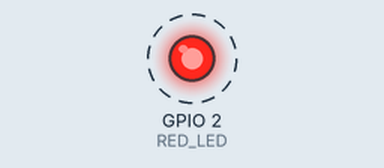
Recording of a program running on a simulated ESP32-S3. Parts: output pins drawn as LEDs (lit = HIGH). Dashed ring = blinking. What the program prints to the serial monitor is not drawn.

Above: at 0.8 s.
Timing chart, 0 to 3.3 s (numbered marks = the images above):
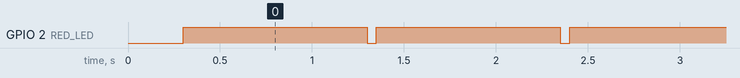

The program:

main.cpp
```cpp
/*
Dave Williams, DitroniX 2019-2026 (ditronix.net)
IPEM S3-AI - ESP32-S3 | ATM90E36A | WiFi 2.4 | Ethernet (W5500 with PoE) | RS-485 | DS3231SN RTC | IoT Mains Power Energy Monitor

August 2026: Example Code, to demonstrate and test the IPEM S3-AI

Remember!
- Set the BOARD to Use ESP32S3 Dev Module (or similar).
- You can also set the BAUD rate up to 921600 to speed up flashing.
- The SDK does NOT need external power to flash.  It will take Power from the USB 5V.
- The Serial Monitor is configured for BAUD 115200

The purpose of this test code is to cycle through the various main functions of the board as part of bring up testing.

This test code is OPEN SOURCE and formatted for easier viewing.  Although is is not intended for real world use, it may be freely used, or modified as needed.
It is distributed on an "AS IS" BASIS, WITHOUT WARRANTIES OR CONDITIONS OF ANY KIND, either express or implied.

For board configuration, see https://github.com/DitroniX/IPEM-S3-AI-ESP32-S3-IoT-Ethernet-Mains-Power-Energy-Monitor/wiki/Arduino-IDE

Further information, details and examples can be found on our website or github.com/DitroniX

* ditronix.net
* github.com/DitroniX
* github.com/DitroniX/IPEM-S3-AI-ESP32-S3-IoT-Ethernet-Mains-Power-Energy-Monitor
* github.com/DitroniX/IPEM-S3-AI-ESP32-S3-IoT-Ethernet-Mains-Power-Energy-Monitor/wiki
* hackster.io/DitroniX/ipem-s3-ai-esp32-s3-atm90e36a-iot-ethernet-mains-pwr-monitor-698f14
*/

// Libraries
#include <Arduino.h>

// **************** OUTPUTS ****************
#define RED_LED 2

// **************** SETUP ****************
void setup()
{
    // Stabalise
    delay(250);

    // Initialise UART
    Serial.begin(115200);
    while (!Serial)
        ;
    Serial.println("");

    pinMode(RED_LED, OUTPUT);

    Serial.println("IPEM S3-AI Bring Up and Platform IO Hello World Example Code");
}

// **************** LOOP ****************
void loop()
{
    // RED LED Heatbeat
    digitalWrite(RED_LED, LOW);
    delay(50);
    digitalWrite(RED_LED, HIGH);
    delay(1000);
}
```

Measured:
- by itself, GPIO 2 (RED_LED): alternates HIGH for 1.0 s and LOW for 0.05 s
